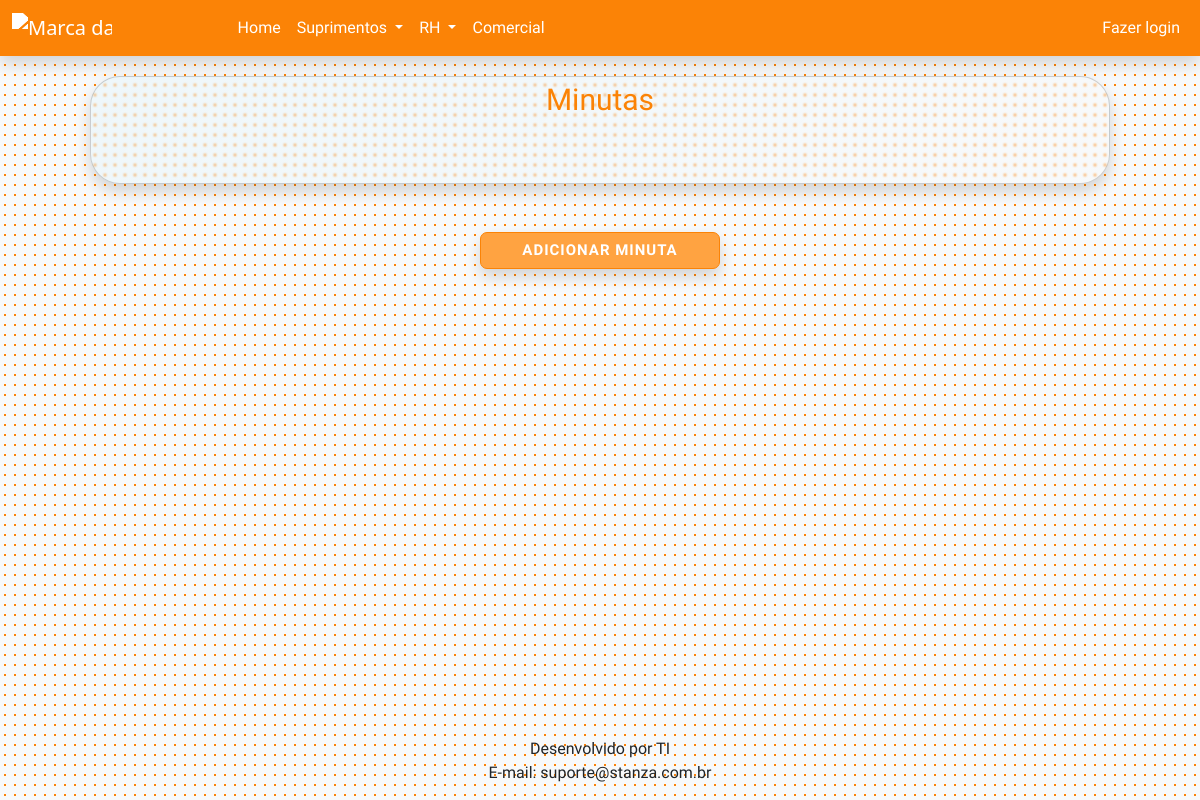
The app's page /selecionar-minutas/, older data.
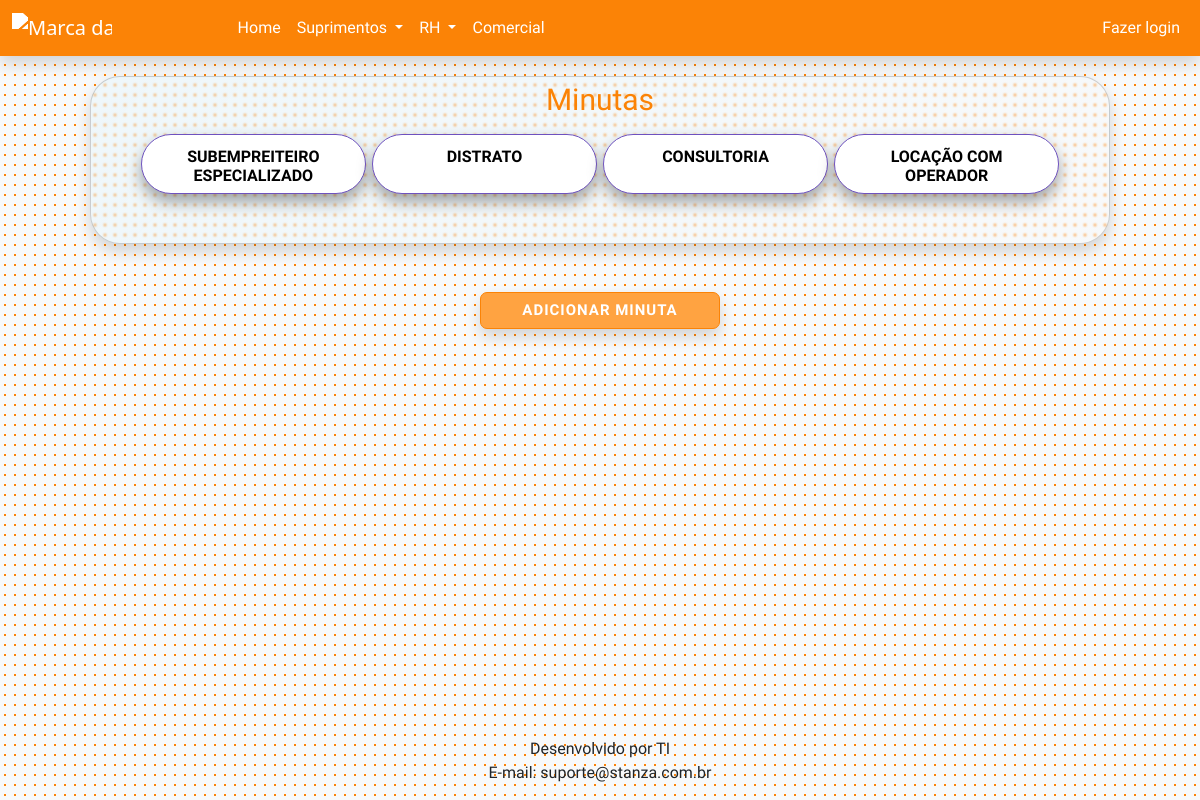
The same page, newer data.
### core/models.py (models this page shows)
class Minutas(models.Model):
    nome = models.CharField(max_length=100, primary_key=True)
    arquivo = models.FileField(null=True, default=None)

### core/views.py (the view)
# urls.py: path('selecionar-minutas/', views.selecionar_minutas, name='selecionar-minutas'),
def selecionar_minutas(request):
    minutas = Minutas.objects.all()
    return render(request, 'minutas.html', {'minutas': minutas})

### templates/pages/minutas.html (shortened to what this page needs)
<!DOCTYPE html>
{% load static %}
<html lang="pt-br">
<head>
    <link href="https://cdn.jsdelivr.net/npm/bootstrap@5.3.0-alpha3/dist/css/bootstrap.min.css" rel="stylesheet">
</head>
<main>
<header>
  {% include "header.html" %}
</header>
<body class="bg-light" >
  <section class="d-flex justify-content-center" style="flex-wrap: wrap;">
    <div id="section-cards" class="card bg-light shadow">
      <h4 class="section-title text-stanza mx-auto mb-3" style="margin-top: 5px;">Minutas</h4>
        <div class="itens cards d-flex mb-4">
          {% for minuta in minutas %}
          <div class="card-complete">
            <div class="card-body">
              <form action="{% url 'minuta-selecionada' %}" id="minuta-selecionada" role="search" method="POST">
              <h5 class="card-title mt-1 mb-2 underline text">{{minuta.nome}}</h5>
            </form>
            </div>
          </div>
          {% endfor %}
        </div>
      </div>
    <button type="button" id="cadastrarMinuta" class="shadow btn btn-stanza mx-auto mt-5 " style="width: 20%; border-radius: 7px; height: 60%;" data-bs-toggle="modal" data-bs-target="#modalMinutas"> Adicionar Minuta </button>
  </section>
</body>
<footer>
  {% include "footer.html" %}
</footer>
</main>
{% block css %}
<link rel="stylesheet" href="{% static 'css/styles.css' %}">
{% endblock %}
</html>

### templates/pages/header.html (shortened to what this page needs)
<section id="header">
    <nav class="navbar navbar-expand-lg shadow" style="background-color: #fb8306; z-index: 10;" data-bs-theme="light">
        <div class="container-fluid position-relative">
          <a class="navbar-brand" style="margin-right: 10%;" href="/index">
            <img src="https://stanza.com.br/wp-content/themes/stanza/assets/img/laranja-stanza-marca.png" width="100px" alt="Marca da Stanza Branca" style="filter: brightness(0) invert(1); display: flex;">
          </a>
              <div class="collapse navbar-collapse" id="navbarColor01">
                <ul class="navbar-nav me-auto mb-2 mb-lg-0">
                  <li class="nav-item">
                    <a class="nav-link" aria-current="page" href="/index">Home</a>
                  </li>
                  <li class="nav-item dropdown">
                    <a class="nav-link dropdown-toggle" href="#" role="button" data-bs-toggle="dropdown" aria-expanded="false">
                      Suprimentos
                    </a>
                  </li>
                  <li class="nav-item dropdown">
                    <a class="nav-link dropdown-toggle" href="#" role="button" data-bs-toggle="dropdown" aria-expanded="false">
                      RH
                    </a>
                  </li>
                  <li class="nav-item">
                    <a class="nav-link" href="/upload-page-comercial">Comercial</a>
                  </li>
                </ul>
                <div class="d-flex" >
                  <ul class="navbar-nav me-auto mb-2 mb-lg-0">
                    <li class="nav-item d-flex">
                      {% if user.is_authenticated %}
                      <li class="nav-item dropdown">
                        <a class="nav-link dropdown-toggle" aria-label="" style="width: 40px; height: 40px; border-radius: 50%; background-size: 40px; background-image: url('https://thumbs.dreamstime.com/b/linha-%C3%ADcone-do-preto-avatar-perfil-de-usu%C3%A1rio-121102131.jpg')" href="#" role="button" data-bs-toggle="dropdown" aria-expanded="false">
                        </a>
                        <ul class="dropdown-menu user">
                          <li><a class="dropdown-item navdrop" aria-current="page" href="/sair">Fazer logout</a></li>
                        </ul>
                      </li>
                      {% else %}
                        <a class=" dropdown-item navdrop nav-link" style="color: white!important; border-radius: 0.375rem;" aria-current="page" href="/logar">Fazer login</a>
                      {% endif %}
                    </li>
                  </ul>
                </div>
              </div>
            </div>
          </nav>
        </section>

### templates/pages/footer.html (shortened to what this page needs)
    <section class="footer d-flex justify-content-center col-3 footer-container mx-auto mt-3" style="text-align: center;" id="footer">
              <div id="footerContent">
                    <p class="footer-text " style="margin: 0; ">Desenvolvido por TI</p>
                    <p class="footer-text " style="margin: 0; ">E-mail: suporte@stanza.com.br</p>
                  </div>
    </section>

### static/css/styles.css (style rules this page uses)
.nav-link, .dropdown-item.navdrop { font-family: 'Urbanist', sans-serif; }
.btn-rosa, .btn-roxo, .btn-stanza, .btn-outline-roxo, .btn-outline-stanza, .btn-secondary, .btn-outline-secondary { font-family: 'Urbanist', sans-serif; }
.card.bg-light.shadow { background: linear-gradient(135deg, rgb(161 232 255 / 10%), rgb(121 218 255 / 0%))!important; min-width: 400px !important; margin-top: 20px; -webkit-backdrop-filter: blur(2px); backdrop-filter: blur(1px); border-radius: 30px; padding: 0 50px 25px 50px; }
body { background-color: #f7f7f7; background-image: radial-gradient( circle, #fb8306 1px, transparent 1px ); background-size: 10px 10px; background-position: 0 0, 5px 5px; }
.footer-text, .text-white { font-family: 'Urbanist', sans-serif; }
.footer { width: 100%!important; }
#section-cards { max-width: 85%; max-height: 70%; top: 15%; }
.text-stanza { color: #fb8306; text-shadow: none!important; }
.btn-stanza { --bs-btn-color: #fff; --bs-btn-bg: #fb8306; --bs-btn-border-color: #fb8306; --bs-btn-hover-color: #fff; --bs-btn-hover-bg: #fb9325; --bs-btn-hover-border-color: #b36512; --bs-btn-focus-shadow-rgb: 66,70,73; --bs-btn-active-color: #fff; --bs-btn-active-bg: #b36512; --bs-btn-active-border-color: #b36512; --bs-btn-active-shadow: inset 0 3px 5px rgba(0, 0, 0, 0.125); --bs-btn-disabled-color: #fff; --bs-btn-disabled-bg: #fb8306; --bs-btn-disabled-border-color: #fb8306; }
.nav-link, .dropdown-item { color: white !important; }
.navdrop { color: #6e52bf !important; align-items: center; display: flex; justify-content: center; }

### templates/pages/minutas.html (style rules this page uses)
footer { bottom: 0%; position: absolute; width: 100%; }
:root { --primary-color:#ffa341; --primary-color-contrast:#6e52bf; --field-background-color: #14213D;; --second-text-color: #929292; --primary-text-color: #FFFFFF; }
.text { color: var(--second-text-color); margin-top: auto; margin-bottom: auto; font-family: 'Urbanist', sans-serif; }
.section-title { font-size: 30px; margin-top: 50px; text-align: center; font-family: 'Urbanist', sans-serif; text-shadow: 5px 5px 15px black; }
.btn { font-size: 15px; font-weight: bold; text-transform: uppercase; letter-spacing: 1px; color: white; background-color: var(--primary-color); border-radius: 10px; position: relative; cursor: pointer; z-index: 1; transition: color 0.5s ease-in-out; }
.btn::before { content: ""; position: absolute; top: 50%; left: 50%; transform: translate(-50%, -50%); background-color: #df304e; border-radius: 5px; width: 0; height: 100%; z-index: -1; transition: all 0.5s ease-in-out; }
#section-cards { width: 85%; height: 70%; top: 15%; }
.itens { flex-wrap: wrap; }
.cards.d-flex { gap: 0.4rem; }
.card-complete, .card { background-color: white !important; position: relative; }
.card-complete { border-radius: 2rem !important; box-shadow: 0 .5rem 1rem rgba(0,0,0,.35)!important; }
.cards > div { flex: 1; background-position: center; background-repeat: no-repeat; background-size: auto 100%; transition: all .8s cubic-bezier(.25, .4, .45, 1.4)!important; text-align: center; overflow: hidden; max-height: 60px; flex-basis: 100px; border: 1px solid #6e52bf; }
.card-body { display: flex; flex-direction: column; height: 100%; padding: 0.5rem 1rem 1.25rem 1rem; }
.card-title { margin: 0 0 .75rem 0; }
.card-title { font-size: 16px; font-weight: bold; font-family: 'Urbanist', sans-serif; color: black; }

Row changes from the older to the newer data that the page shows:
added Minutas: nome "SUBEMPREITEIRO ESPECIALIZADO"
added Minutas: nome "DISTRATO"
added Minutas: nome "CONSULTORIA"
added Minutas: nome "LOCAÇÃO COM OPERADOR"
